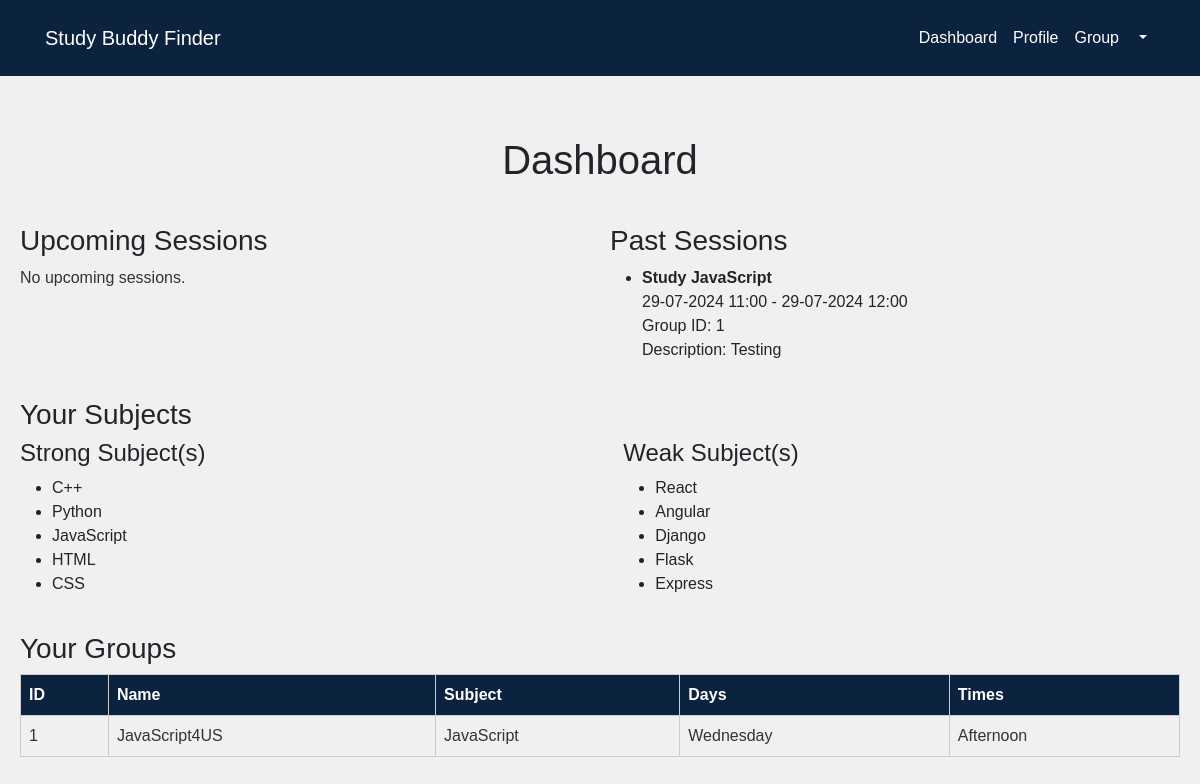
The app's page /dashboard (signed in) with its own data.
### study/db_models.py (models this page shows, shortened)
class Event(db.Model):
    __tablename__ = 'event'
    id = db.Column(db.Integer, primary_key=True, autoincrement=True)
    summary = db.Column(db.String(255), nullable=False)
    description = db.Column(db.Text)
    start_datetime = db.Column(db.DateTime, nullable=False)
    end_datetime = db.Column(db.DateTime, nullable=False)
    meet_link = db.Column(db.String(255))
    group_id = db.Column(db.Integer, nullable=False)
    created_at = db.Column(db.DateTime, default=datetime.utcnow)

class Group(db.Model):
    __tablename__ = 'group'
    id = db.Column(db.Integer,  primary_key=True, autoincrement=True)
    name = db.Column(db.String(100), nullable=False)
    subject = db.Column(db.String(100), nullable=False)
    days = db.Column(db.String(50), nullable=False)
    times = db.Column(db.String(50), nullable=False)
    creator = db.Column(db.String(50), db.ForeignKey('user.username', ondelete='CASCADE', onupdate='CASCADE', name='fk_group_user_username'), nullable=False)
    members = db.relationship('GroupMember', back_populates='group', cascade="all, delete-orphan")

### study/routes.py (the view)
    @app.route('/dashboard')
    @login_required
    def dashboard():
        user = User.query.filter_by(username=current_user.username).first_or_404()
        if not current_user.confirmed:
            flash_message('Please confirm your account!', 'warning')
            return redirect(url_for('resend_confirmation'))
        groups = Group.query.join(GroupMember).filter(GroupMember.user_id == user.username).all()
        user_profile = Profile.query.filter_by(username=current_user.username).first()
        strong_subjects = user_profile.strong_subjects.split(',') if user_profile and user_profile.strong_subjects else []
        weak_subjects = user_profile.weak_subjects.split(',') if user_profile and user_profile.weak_subjects else []
        now = datetime.utcnow()
        upcoming_sessions = Event.query.filter(Event.start_datetime > now).order_by(Event.start_datetime).limit(5).all()
        past_sessions = Event.query.filter(Event.start_datetime < now).order_by(Event.start_datetime.desc()).limit(5).all()
        return render_template('dashboard.html', user=user, groups=groups, user_profile=user_profile, strong_subjects=strong_subjects, weak_subjects=weak_subjects, upcoming_sessions=upcoming_sessions, past_sessions=past_sessions)

### study/__init__.py (called while the page is built)
def create_app():
    app = Flask(__name__)
    app.config.from_object('study.config.Config')
    db.init_app(app)
    migrate.init_app(app, db)
    login_manager = LoginManager(app)
    login_manager.login_view = 'login'
    from study.db_models import User
    from .routes import register_routes
    @login_manager.user_loader
    def load_user(username):
        return User.query.get(username)
    with app.app_context():
        db.create_all()
    register_routes(app)
    return app

### study/templates/dashboard.html (shortened to what this page needs)
{% extends 'navbar.html' %}
{% block content %}
<main class="content">
    <div class="dashboard-container">
        <h1>Dashboard</h1>
        <div class="flex-container">
            <section id="upcoming-sessions" class="section">
                <h3>Upcoming Sessions</h3>
                {% if upcoming_sessions %}
                    <ul>
                        {% for session in upcoming_sessions %}
                            <li>
                                <strong>{{ session.summary }}</strong><br>
                                <span>{{ session.start_datetime.strftime('%d-%m-%Y %H:%M') }} - {{ session.end_datetime.strftime('%d-%m-%Y %H:%M') }}</span><br>
                                <span>Group ID: {{ session.group_id }}</span><br>
                                <span>Description: {{ session.description }}</span><br>
                                <a href="{{ session.meet_link }}" target="_blank">Join Meeting</a>
                            </li>
                        {% endfor %}
                    </ul>
                {% else %}
                    <p>No upcoming sessions.</p>
                {% endif %}
            </section>
            <section id="past-sessions" class="section">
                <h3>Past Sessions</h3>
                {% if past_sessions %}
                    <ul>
                        {% for session in past_sessions %}
                            <li>
                                <strong>{{ session.summary }}</strong><br>
                                <span>{{ session.start_datetime.strftime('%d-%m-%Y %H:%M') }} - {{ session.end_datetime.strftime('%d-%m-%Y %H:%M') }}</span><br>
                                <span>Group ID: {{ session.group_id }}</span><br>
                                <span>Description: {{ session.description }}</span>
                            </li>
                        {% endfor %}
                    </ul>
                {% else %}
                    <p>No past sessions.</p>
                {% endif %}
            </section>
        </div>
        <section id="your-subjects" class="section">
            <h3>Your Subjects</h3>
            <div class="subjects-container">
                <div class="subject-section">
                    <h4>Strong Subject(s)</h4>
                    {% if strong_subjects %}
                        <ul>
                            {% for subject in strong_subjects %}
                                <li>{{ subject }}</li>
                            {% endfor %}
                        </ul>
                    {% else %}
                        <p>You have not set up your strong subjects yet. Please update your profile.</p>
                    {% endif %}
                </div>
                <div class="subject-section">
                    <h4>Weak Subject(s)</h4>
                    {% if weak_subjects %}
                        <ul>
                            {% for subject in weak_subjects %}
                                <li>{{ subject }}</li>
                            {% endfor %}
                        </ul>
                    {% else %}
                        <p>You have not set up your weak subjects yet. Please update your profile.</p>
                    {% endif %}
                </div>
            </div>
        </section>
        <section id="your-groups" class="section">
            <h3>Your Groups</h3>
            {% if groups|length == 0 %}
                <p>You are not part of any groups yet.</p>
                <p>Create a group or join one</p>
            {% else %}
                <table class="groups-table">
                    <thead>
                        <tr>
                            <th>ID</th>
                            <th>Name</th>
                            <th>Subject</th>
                            <th>Days</th>
                            <th>Times</th>
                        </tr>
                    </thead>
                    <tbody>
                        {% for group in groups %}
                        <tr>
                            <td>{{ group.id }}</td>
                            <td>{{ group.name }}</td>
                            <td>{{ group.subject }}</td>
                            <td>{{ group.days }}</td>
                            <td>{{ group.times }}</td>
                        </tr>
                        {% endfor %}
                    </tbody>
                </table>
            {% endif %}
        </section>
    </div>
</main>
{% endblock %}

### study/templates/navbar.html (style rules this page uses)
body { font-family: 'Arial', sans-serif; margin: 0; padding: 0; background-color: #f0f0f0; }
h1, h2 { text-align: center; margin-bottom: 20px; }

### study/templates/dashboard.html (style rules this page uses)
body { font-family: 'Arial', sans-serif; margin: 0; padding: 0; background-color: #f0f0f0; }
.dashboard-container { display: flex; flex-direction: column; }
.content { flex-grow: 1; padding: 20px; }
.section { margin-top: 20px; }
.flex-container { display: flex; gap: 20px; }
.flex-container .section { flex: 1; }
table { width: 100%; border-collapse: collapse; margin-bottom: 1rem; }
th, td { padding: 0.5rem; border: 1px solid #ccc; text-align: left; color: #333; }
th { background-color: #0c2340; color: white; }
.groups-table { margin-bottom: 1rem; }
ul { list-style-type: disc; padding-left: 2rem; }
p { color: #333; }
.subjects-container { display: flex; justify-content: space-between; }
.subject-section { width: 48%; }

### records on screen
Event: summary "Study JavaScript", start_datetime "29-07-2024 11:00", end_datetime "29-07-2024 12:00", group_id "1", description "Testing"
Group: id "1", name "JavaScript4US", subject "JavaScript", days "Wednesday", times "Afternoon"

### other values on screen
{{ subject }} "C++" "Python" "JavaScript" "HTML" "CSS"
{{ subject }} "React" "Angular" "Django" "Flask" "Express"
